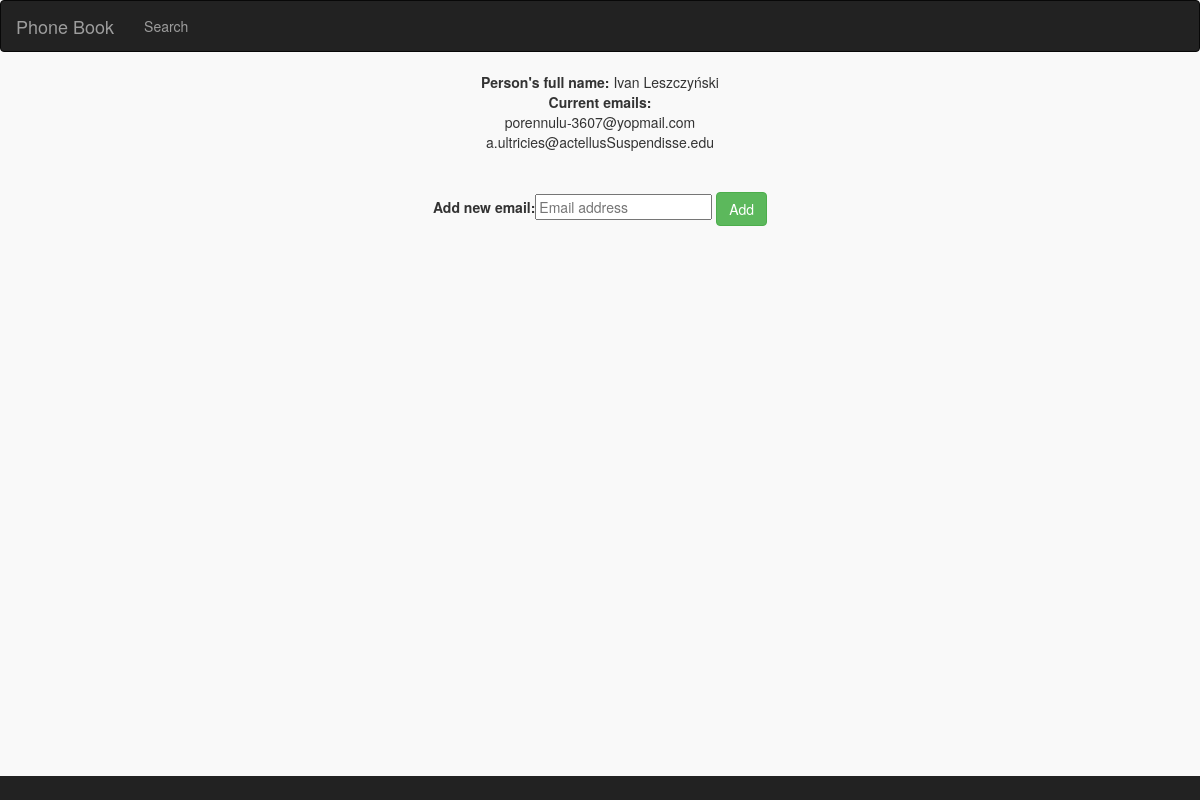
/addEm/3, run on the app's committed database.
### pbook/models.py (models this page shows)
class Osoba(models.Model):
    imie = models.CharField(max_length=50)
    nazwisko = models.CharField(max_length=50)

class Email(models.Model):
    osoba = models.ForeignKey(Osoba, editable=False, on_delete=models.CASCADE)
    email = models.EmailField()

### pbook/views.py (the view)
# urls.py: path('addEm/<int:osid>', views.addEmail),
def addEmail(request, osid):
    form = AddEmailForm()
    person = Osoba.objects.get(id=osid)
    emailList = Email.objects.all()
    if request.method == 'POST':
        form = AddEmailForm(request.POST)
        if form.is_valid():
            email = form.cleaned_data['email']
            email = Email(osoba=person, email=email)
            email.save()
    return render(request, "addEmail.html", {'form': form, 'osoba' : person, 'emailList' : emailList, })

### pbook/forms.py
class AddEmailForm(forms.Form):
    email = forms.CharField(required=True, widget=forms.TextInput
                           (attrs={'placeholder': 'Email address'}))

### pbook/templates/addEmail.html (shortened to what this page needs)
{% extends 'basePage.html' %}
    {% load i18n %}
    {% block content %}
        <div style="text-align:center;">
            <form  method="post" >
                    <b>Person's full name: </b> {{ osoba.imie }} {{ osoba.nazwisko }}<br>
                    <b>Current emails:</b><br>
                     {% for em in emailList %}
                        {% if osoba == em.osoba %}
                            {{ em.email }}<br>
                        {% endif %}
                    {% endfor %} <br><br>
                    <b>Add new email:</b>{{ form.email }}
                    <button type="submit " class="btn btn-success">Add</button>
            </form><br>
        </div>
    {% endblock  %}

### pbook/templates/basePage.html (style rules this page uses)
body { background-color:#f9f9f9; }

### data on the page
Osoba: imie "Ivan", nazwisko "Leszczyński"
Email: email "porennulu-3607@yopmail.com"
Email: email "a.ultricies@actellusSuspendisse.edu"
